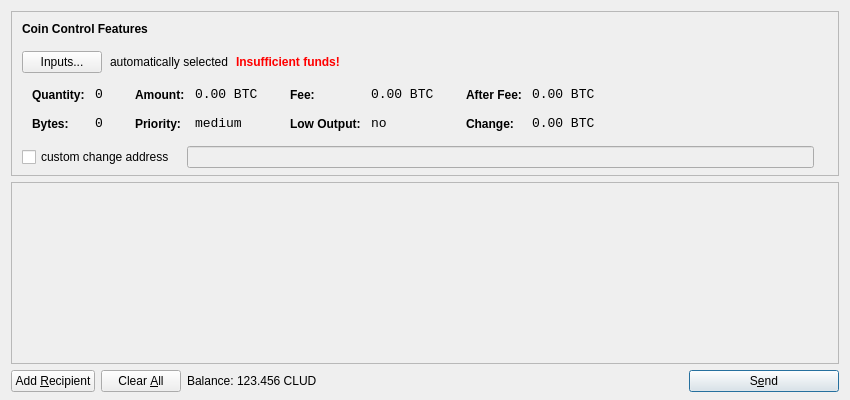
<?xml version="1.0" encoding="UTF-8"?>
<ui version="4.0">
 <class>SendCoinsDialog</class>
 <widget class="QDialog" name="SendCoinsDialog">
  <property name="geometry">
   <rect>
    <x>0</x>
    <y>0</y>
    <width>850</width>
    <height>400</height>
   </rect>
  </property>
  <property name="windowTitle">
   <string>Send Coins</string>
  </property>
  <layout class="QVBoxLayout" name="verticalLayout" stretch="0,1,0">
   <property name="bottomMargin">
    <number>8</number>
   </property>
   <item>
    <widget class="QFrame" name="frameCoinControl">
     <property name="sizePolicy">
      <sizepolicy hsizetype="Expanding" vsizetype="Expanding">
       <horstretch>0</horstretch>
       <verstretch>0</verstretch>
      </sizepolicy>
     </property>
     <property name="maximumSize">
      <size>
       <width>16777215</width>
       <height>16777215</height>
      </size>
     </property>
     <property name="frameShape">
      <enum>QFrame::StyledPanel</enum>
     </property>
     <property name="frameShadow">
      <enum>QFrame::Sunken</enum>
     </property>
     <layout class="QVBoxLayout" name="verticalLayoutCoinControl2">
      <property name="spacing">
       <number>-1</number>
      </property>
      <property name="leftMargin">
       <number>0</number>
      </property>
      <property name="topMargin">
       <number>0</number>
      </property>
      <property name="rightMargin">
       <number>0</number>
      </property>
      <property name="bottomMargin">
       <number>6</number>
      </property>
      <item>
       <layout class="QVBoxLayout" name="verticalLayoutCoinControl" stretch="0,0,0,0,1">
        <property name="spacing">
         <number>0</number>
        </property>
        <property name="leftMargin">
         <number>10</number>
        </property>
        <property name="topMargin">
         <number>10</number>
        </property>
        <item>
         <layout class="QHBoxLayout" name="horizontalLayoutCoinControl1">
          <property name="bottomMargin">
           <number>15</number>
          </property>
          <item>
           <widget class="QLabel" name="labelCoinControlFeatures">
            <property name="sizePolicy">
             <sizepolicy hsizetype="Preferred" vsizetype="Maximum">
              <horstretch>0</horstretch>
              <verstretch>0</verstretch>
             </sizepolicy>
            </property>
            <property name="font">
             <font>
              <weight>75</weight>
              <bold>true</bold>
             </font>
            </property>
            <property name="styleSheet">
             <string notr="true">font-weight:bold;</string>
            </property>
            <property name="text">
             <string>Coin Control Features</string>
            </property>
           </widget>
          </item>
         </layout>
        </item>
        <item>
         <layout class="QHBoxLayout" name="horizontalLayoutCoinControl2" stretch="0,0,0,0">
          <property name="spacing">
           <number>8</number>
          </property>
          <property name="bottomMargin">
           <number>10</number>
          </property>
          <item>
           <widget class="QPushButton" name="pushButtonCoinControl">
            <property name="styleSheet">
             <string notr="true"/>
            </property>
            <property name="text">
             <string>Inputs...</string>
            </property>
           </widget>
          </item>
          <item>
           <widget class="QLabel" name="labelCoinControlAutomaticallySelected">
            <property name="text">
             <string>automatically selected</string>
            </property>
            <property name="margin">
             <number>5</number>
            </property>
           </widget>
          </item>
          <item>
           <widget class="QLabel" name="labelCoinControlInsuffFunds">
            <property name="font">
             <font>
              <weight>75</weight>
              <bold>true</bold>
             </font>
            </property>
            <property name="styleSheet">
             <string notr="true">color:red;font-weight:bold;</string>
            </property>
            <property name="text">
             <string>Insufficient funds!</string>
            </property>
            <property name="margin">
             <number>5</number>
            </property>
           </widget>
          </item>
          <item>
           <spacer name="horizontalSpacerCoinControl">
            <property name="orientation">
             <enum>Qt::Horizontal</enum>
            </property>
            <property name="sizeHint" stdset="0">
             <size>
              <width>40</width>
              <height>1</height>
             </size>
            </property>
           </spacer>
          </item>
         </layout>
        </item>
        <item>
         <widget class="QWidget" name="widgetCoinControl" native="true">
          <property name="sizePolicy">
           <sizepolicy hsizetype="Preferred" vsizetype="Preferred">
            <horstretch>0</horstretch>
            <verstretch>0</verstretch>
           </sizepolicy>
          </property>
          <property name="minimumSize">
           <size>
            <width>0</width>
            <height>0</height>
           </size>
          </property>
          <property name="styleSheet">
           <string notr="true"/>
          </property>
          <layout class="QHBoxLayout" name="horizontalLayoutCoinControl5">
           <property name="margin">
            <number>0</number>
           </property>
           <item>
            <layout class="QHBoxLayout" name="horizontalLayoutCoinControl3" stretch="0,0,0,1">
             <property name="spacing">
              <number>20</number>
             </property>
             <property name="topMargin">
              <number>0</number>
             </property>
             <property name="bottomMargin">
              <number>10</number>
             </property>
             <item>
              <layout class="QFormLayout" name="formLayoutCoinControl1">
               <property name="horizontalSpacing">
                <number>10</number>
               </property>
               <property name="verticalSpacing">
                <number>14</number>
               </property>
               <property name="leftMargin">
                <number>10</number>
               </property>
               <property name="topMargin">
                <number>4</number>
               </property>
               <property name="rightMargin">
                <number>6</number>
               </property>
               <item row="0" column="0">
                <widget class="QLabel" name="labelCoinControlQuantityText">
                 <property name="styleSheet">
                  <string notr="true">font-weight:bold;</string>
                 </property>
                 <property name="text">
                  <string>Quantity:</string>
                 </property>
                 <property name="margin">
                  <number>0</number>
                 </property>
                </widget>
               </item>
               <item row="0" column="1">
                <widget class="QLabel" name="labelCoinControlQuantity">
                 <property name="font">
                  <font>
                   <family>Monospace</family>
                   <pointsize>10</pointsize>
                  </font>
                 </property>
                 <property name="cursor">
                  <cursorShape>IBeamCursor</cursorShape>
                 </property>
                 <property name="contextMenuPolicy">
                  <enum>Qt::ActionsContextMenu</enum>
                 </property>
                 <property name="text">
                  <string notr="true">0</string>
                 </property>
                 <property name="margin">
                  <number>0</number>
                 </property>
                 <property name="textInteractionFlags">
                  <set>Qt::LinksAccessibleByMouse|Qt::TextSelectableByKeyboard|Qt::TextSelectableByMouse</set>
                 </property>
                </widget>
               </item>
               <item row="1" column="0">
                <widget class="QLabel" name="labelCoinControlBytesText">
                 <property name="styleSheet">
                  <string notr="true">font-weight:bold;</string>
                 </property>
                 <property name="text">
                  <string>Bytes:</string>
                 </property>
                </widget>
               </item>
               <item row="1" column="1">
                <widget class="QLabel" name="labelCoinControlBytes">
                 <property name="font">
                  <font>
                   <family>Monospace</family>
                   <pointsize>10</pointsize>
                  </font>
                 </property>
                 <property name="cursor">
                  <cursorShape>IBeamCursor</cursorShape>
                 </property>
                 <property name="contextMenuPolicy">
                  <enum>Qt::ActionsContextMenu</enum>
                 </property>
                 <property name="text">
                  <string notr="true">0</string>
                 </property>
                 <property name="textInteractionFlags">
                  <set>Qt::LinksAccessibleByMouse|Qt::TextSelectableByKeyboard|Qt::TextSelectableByMouse</set>
                 </property>
                </widget>
               </item>
              </layout>
             </item>
             <item>
              <layout class="QFormLayout" name="formLayoutCoinControl2">
               <property name="horizontalSpacing">
                <number>10</number>
               </property>
               <property name="verticalSpacing">
                <number>14</number>
               </property>
               <property name="leftMargin">
                <number>6</number>
               </property>
               <property name="topMargin">
                <number>4</number>
               </property>
               <property name="rightMargin">
                <number>6</number>
               </property>
               <item row="0" column="0">
                <widget class="QLabel" name="labelCoinControlAmountText">
                 <property name="styleSheet">
                  <string notr="true">font-weight:bold;</string>
                 </property>
                 <property name="text">
                  <string>Amount:</string>
                 </property>
                 <property name="margin">
                  <number>0</number>
                 </property>
                </widget>
               </item>
               <item row="0" column="1">
                <widget class="QLabel" name="labelCoinControlAmount">
                 <property name="font">
                  <font>
                   <family>Monospace</family>
                   <pointsize>10</pointsize>
                  </font>
                 </property>
                 <property name="cursor">
                  <cursorShape>IBeamCursor</cursorShape>
                 </property>
                 <property name="contextMenuPolicy">
                  <enum>Qt::ActionsContextMenu</enum>
                 </property>
                 <property name="text">
                  <string notr="true">0.00 BTC</string>
                 </property>
                 <property name="textInteractionFlags">
                  <set>Qt::LinksAccessibleByMouse|Qt::TextSelectableByKeyboard|Qt::TextSelectableByMouse</set>
                 </property>
                </widget>
               </item>
               <item row="1" column="0">
                <widget class="QLabel" name="labelCoinControlPriorityText">
                 <property name="styleSheet">
                  <string notr="true">font-weight:bold;</string>
                 </property>
                 <property name="text">
                  <string>Priority:</string>
                 </property>
                </widget>
               </item>
               <item row="1" column="1">
                <widget class="QLabel" name="labelCoinControlPriority">
                 <property name="font">
                  <font>
                   <family>Monospace</family>
                   <pointsize>10</pointsize>
                  </font>
                 </property>
                 <property name="cursor">
                  <cursorShape>IBeamCursor</cursorShape>
                 </property>
                 <property name="contextMenuPolicy">
                  <enum>Qt::ActionsContextMenu</enum>
                 </property>
                 <property name="text">
                  <string>medium</string>
                 </property>
                 <property name="textInteractionFlags">
                  <set>Qt::LinksAccessibleByMouse|Qt::TextSelectableByKeyboard|Qt::TextSelectableByMouse</set>
                 </property>
                </widget>
               </item>
              </layout>
             </item>
             <item>
              <layout class="QFormLayout" name="formLayoutCoinControl3">
               <property name="horizontalSpacing">
                <number>10</number>
               </property>
               <property name="verticalSpacing">
                <number>14</number>
               </property>
               <property name="leftMargin">
                <number>6</number>
               </property>
               <property name="topMargin">
                <number>4</number>
               </property>
               <property name="rightMargin">
                <number>6</number>
               </property>
               <item row="0" column="0">
                <widget class="QLabel" name="labelCoinControlFeeText">
                 <property name="styleSheet">
                  <string notr="true">font-weight:bold;</string>
                 </property>
                 <property name="text">
                  <string>Fee:</string>
                 </property>
                 <property name="margin">
                  <number>0</number>
                 </property>
                </widget>
               </item>
               <item row="0" column="1">
                <widget class="QLabel" name="labelCoinControlFee">
                 <property name="font">
                  <font>
                   <family>Monospace</family>
                   <pointsize>10</pointsize>
                  </font>
                 </property>
                 <property name="cursor">
                  <cursorShape>IBeamCursor</cursorShape>
                 </property>
                 <property name="contextMenuPolicy">
                  <enum>Qt::ActionsContextMenu</enum>
                 </property>
                 <property name="text">
                  <string notr="true">0.00 BTC</string>
                 </property>
                 <property name="textInteractionFlags">
                  <set>Qt::LinksAccessibleByMouse|Qt::TextSelectableByKeyboard|Qt::TextSelectableByMouse</set>
                 </property>
                </widget>
               </item>
               <item row="1" column="0">
                <widget class="QLabel" name="labelCoinControlLowOutputText">
                 <property name="styleSheet">
                  <string notr="true">font-weight:bold;</string>
                 </property>
                 <property name="text">
                  <string>Low Output:</string>
                 </property>
                </widget>
               </item>
               <item row="1" column="1">
                <widget class="QLabel" name="labelCoinControlLowOutput">
                 <property name="font">
                  <font>
                   <family>Monospace</family>
                   <pointsize>10</pointsize>
                  </font>
                 </property>
                 <property name="cursor">
                  <cursorShape>IBeamCursor</cursorShape>
                 </property>
                 <property name="contextMenuPolicy">
                  <enum>Qt::ActionsContextMenu</enum>
                 </property>
                 <property name="text">
                  <string>no</string>
                 </property>
                 <property name="textInteractionFlags">
                  <set>Qt::LinksAccessibleByMouse|Qt::TextSelectableByKeyboard|Qt::TextSelectableByMouse</set>
                 </property>
                </widget>
               </item>
              </layout>
             </item>
             <item>
              <layout class="QFormLayout" name="formLayoutCoinControl4">
               <property name="horizontalSpacing">
                <number>10</number>
               </property>
               <property name="verticalSpacing">
                <number>14</number>
               </property>
               <property name="leftMargin">
                <number>6</number>
               </property>
               <property name="topMargin">
                <number>4</number>
               </property>
               <property name="rightMargin">
                <number>6</number>
               </property>
               <item row="0" column="0">
                <widget class="QLabel" name="labelCoinControlAfterFeeText">
                 <property name="styleSheet">
                  <string notr="true">font-weight:bold;</string>
                 </property>
                 <property name="text">
                  <string>After Fee:</string>
                 </property>
                 <property name="margin">
                  <number>0</number>
                 </property>
                </widget>
               </item>
               <item row="0" column="1">
                <widget class="QLabel" name="labelCoinControlAfterFee">
                 <property name="font">
                  <font>
                   <family>Monospace</family>
                   <pointsize>10</pointsize>
                  </font>
                 </property>
                 <property name="cursor">
                  <cursorShape>IBeamCursor</cursorShape>
                 </property>
                 <property name="contextMenuPolicy">
                  <enum>Qt::ActionsContextMenu</enum>
                 </property>
                 <property name="text">
                  <string notr="true">0.00 BTC</string>
                 </property>
                 <property name="textInteractionFlags">
                  <set>Qt::LinksAccessibleByMouse|Qt::TextSelectableByKeyboard|Qt::TextSelectableByMouse</set>
                 </property>
                </widget>
               </item>
               <item row="1" column="0">
                <widget class="QLabel" name="labelCoinControlChangeText">
                 <property name="styleSheet">
                  <string notr="true">font-weight:bold;</string>
                 </property>
                 <property name="text">
                  <string>Change:</string>
                 </property>
                </widget>
               </item>
               <item row="1" column="1">
                <widget class="QLabel" name="labelCoinControlChange">
                 <property name="font">
                  <font>
                   <family>Monospace</family>
                   <pointsize>10</pointsize>
                  </font>
                 </property>
                 <property name="cursor">
                  <cursorShape>IBeamCursor</cursorShape>
                 </property>
                 <property name="contextMenuPolicy">
                  <enum>Qt::ActionsContextMenu</enum>
                 </property>
                 <property name="text">
                  <string notr="true">0.00 BTC</string>
                 </property>
                 <property name="textInteractionFlags">
                  <set>Qt::LinksAccessibleByMouse|Qt::TextSelectableByKeyboard|Qt::TextSelectableByMouse</set>
                 </property>
                </widget>
               </item>
              </layout>
             </item>
            </layout>
           </item>
          </layout>
         </widget>
        </item>
        <item>
         <layout class="QHBoxLayout" name="horizontalLayoutCoinControl4" stretch="0,0,0">
          <property name="spacing">
           <number>12</number>
          </property>
          <property name="sizeConstraint">
           <enum>QLayout::SetDefaultConstraint</enum>
          </property>
          <property name="topMargin">
           <number>5</number>
          </property>
          <property name="rightMargin">
           <number>5</number>
          </property>
          <item>
           <widget class="QCheckBox" name="checkBoxCoinControlChange">
            <property name="text">
             <string>custom change address</string>
            </property>
           </widget>
          </item>
          <item>
           <widget class="QLineEdit" name="lineEditCoinControlChange">
            <property name="enabled">
             <bool>false</bool>
            </property>
            <property name="sizePolicy">
             <sizepolicy hsizetype="Expanding" vsizetype="Fixed">
              <horstretch>0</horstretch>
              <verstretch>0</verstretch>
             </sizepolicy>
            </property>
           </widget>
          </item>
          <item>
           <widget class="QLabel" name="labelCoinControlChangeLabel">
            <property name="sizePolicy">
             <sizepolicy hsizetype="Preferred" vsizetype="Expanding">
              <horstretch>0</horstretch>
              <verstretch>0</verstretch>
             </sizepolicy>
            </property>
            <property name="minimumSize">
             <size>
              <width>0</width>
              <height>0</height>
             </size>
            </property>
            <property name="text">
             <string/>
            </property>
            <property name="margin">
             <number>3</number>
            </property>
           </widget>
          </item>
         </layout>
        </item>
        <item>
         <spacer name="verticalSpacerCoinControl">
          <property name="orientation">
           <enum>Qt::Vertical</enum>
          </property>
          <property name="sizeHint" stdset="0">
           <size>
            <width>800</width>
            <height>1</height>
           </size>
          </property>
         </spacer>
        </item>
       </layout>
      </item>
     </layout>
    </widget>
   </item>
   <item>
    <widget class="QScrollArea" name="scrollArea">
     <property name="widgetResizable">
      <bool>true</bool>
     </property>
     <widget class="QWidget" name="scrollAreaWidgetContents">
      <property name="geometry">
       <rect>
        <x>0</x>
        <y>0</y>
        <width>830</width>
        <height>165</height>
       </rect>
      </property>
      <layout class="QVBoxLayout" name="verticalLayout_2">
       <property name="margin">
        <number>0</number>
       </property>
       <item>
        <layout class="QVBoxLayout" name="entries">
         <property name="spacing">
          <number>6</number>
         </property>
        </layout>
       </item>
       <item>
        <spacer name="verticalSpacer">
         <property name="orientation">
          <enum>Qt::Vertical</enum>
         </property>
         <property name="sizeHint" stdset="0">
          <size>
           <width>20</width>
           <height>40</height>
          </size>
         </property>
        </spacer>
       </item>
      </layout>
     </widget>
    </widget>
   </item>
   <item>
    <layout class="QHBoxLayout" name="horizontalLayout">
     <item>
      <widget class="QPushButton" name="addButton">
       <property name="toolTip">
        <string>Send to multiple recipients at once</string>
       </property>
       <property name="text">
        <string>Add &amp;Recipient</string>
       </property>
       <property name="icon">
        <iconset resource="../bitcoin.qrc">
         <normaloff>:/icons/add</normaloff>:/icons/add</iconset>
       </property>
       <property name="autoDefault">
        <bool>false</bool>
       </property>
      </widget>
     </item>
     <item>
      <widget class="QPushButton" name="clearButton">
       <property name="sizePolicy">
        <sizepolicy hsizetype="Minimum" vsizetype="Fixed">
         <horstretch>0</horstretch>
         <verstretch>0</verstretch>
        </sizepolicy>
       </property>
       <property name="toolTip">
        <string>Remove all transaction fields</string>
       </property>
       <property name="text">
        <string>Clear &amp;All</string>
       </property>
       <property name="icon">
        <iconset resource="../bitcoin.qrc">
         <normaloff>:/icons/remove</normaloff>:/icons/remove</iconset>
       </property>
       <property name="autoRepeatDelay">
        <number>300</number>
       </property>
       <property name="autoDefault">
        <bool>false</bool>
       </property>
      </widget>
     </item>
     <item>
      <layout class="QHBoxLayout" name="horizontalLayout_2">
       <property name="spacing">
        <number>3</number>
       </property>
       <item>
        <widget class="QLabel" name="label">
         <property name="text">
          <string>Balance:</string>
         </property>
        </widget>
       </item>
       <item>
        <widget class="QLabel" name="labelBalance">
         <property name="cursor">
          <cursorShape>IBeamCursor</cursorShape>
         </property>
         <property name="text">
          <string>123.456 CLUD</string>
         </property>
         <property name="textInteractionFlags">
          <set>Qt::LinksAccessibleByMouse|Qt::TextSelectableByKeyboard|Qt::TextSelectableByMouse</set>
         </property>
        </widget>
       </item>
      </layout>
     </item>
     <item>
      <spacer name="horizontalSpacer">
       <property name="orientation">
        <enum>Qt::Horizontal</enum>
       </property>
       <property name="sizeHint" stdset="0">
        <size>
         <width>40</width>
         <height>20</height>
        </size>
       </property>
      </spacer>
     </item>
     <item>
      <widget class="QPushButton" name="sendButton">
       <property name="minimumSize">
        <size>
         <width>150</width>
         <height>0</height>
        </size>
       </property>
       <property name="toolTip">
        <string>Confirm the send action</string>
       </property>
       <property name="text">
        <string>S&amp;end</string>
       </property>
       <property name="icon">
        <iconset resource="../bitcoin.qrc">
         <normaloff>:/icons/send</normaloff>:/icons/send</iconset>
       </property>
       <property name="default">
        <bool>true</bool>
       </property>
      </widget>
     </item>
    </layout>
   </item>
  </layout>
 </widget>
 <resources>
  <include location="../bitcoin.qrc"/>
 </resources>
 <connections/>
</ui>
